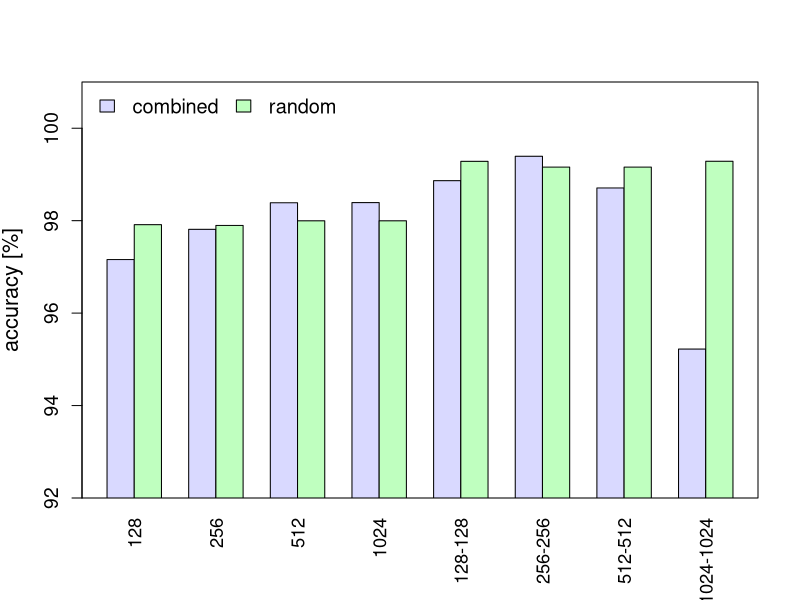

Write R code to recreate this figure.
grDevices:::initPSandPDFfonts()

legends = c('combined', 'random')
labels = c('128', '256', '512', '1024', '128-128', '256-256', '512-512', '1024-1024')
data = array(dim=c(length(legends), length(labels)))
data[1,] = c(97.15833306312561, 97.8125, 98.38708400726318, 98.39125037193298, 98.8658332824707, 99.39291715621948, 98.70749950408936, 95.22249937057495)
data[2,] = c(97.91333317756653, 97.89708375930786, 97.99708485603333, 97.99749970436096, 99.28333282470703, 99.15916562080383, 99.1587507724762, 99.28541660308838)

imgWidth=8
imgHeight=5
marks = 1:length(labels)
line_width = 2.8
colors = c(rgb(0.85, 0.85, 1.0), rgb(0.75, 1.0, 0.75))
lab_cex=1.3
axis_cex=1.15
main_cex=1.5
name_cex=1.1

X11(width=imgWidth, height=imgHeight)

bplt = barplot(data, beside=TRUE, ylim=c(92,101), xpd=FALSE, col=colors, names.arg=labels, cex.axis=axis_cex, cex.names=name_cex, las=3, cex.main=main_cex)
title(ylab="accuracy [%]", cex.lab=lab_cex)
legend("topleft", legends, bty="n", cex=1.2, fill=colors, horiz=TRUE)
box()
